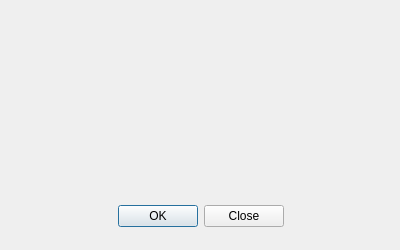
<?xml version="1.0" encoding="UTF-8"?>
<ui version="4.0">
 <class>PXMAboutDialog</class>
 <widget class="QDialog" name="PXMAboutDialog">
  <property name="geometry">
   <rect>
    <x>0</x>
    <y>0</y>
    <width>400</width>
    <height>250</height>
   </rect>
  </property>
  <property name="sizePolicy">
   <sizepolicy hsizetype="Fixed" vsizetype="Fixed">
    <horstretch>0</horstretch>
    <verstretch>0</verstretch>
   </sizepolicy>
  </property>
  <property name="minimumSize">
   <size>
    <width>400</width>
    <height>250</height>
   </size>
  </property>
  <property name="maximumSize">
   <size>
    <width>400</width>
    <height>300</height>
   </size>
  </property>
  <property name="focusPolicy">
   <enum>Qt::NoFocus</enum>
  </property>
  <property name="windowTitle">
   <string>About PXMessenger</string>
  </property>
  <property name="modal">
   <bool>true</bool>
  </property>
  <widget class="QDialogButtonBox" name="buttonBox">
   <property name="geometry">
    <rect>
     <x>30</x>
     <y>200</y>
     <width>341</width>
     <height>32</height>
    </rect>
   </property>
   <property name="orientation">
    <enum>Qt::Horizontal</enum>
   </property>
   <property name="standardButtons">
    <set>QDialogButtonBox::Close|QDialogButtonBox::Ok</set>
   </property>
   <property name="centerButtons">
    <bool>true</bool>
   </property>
  </widget>
  <widget class="QLabel" name="label">
   <property name="geometry">
    <rect>
     <x>0</x>
     <y>0</y>
     <width>400</width>
     <height>250</height>
    </rect>
   </property>
   <property name="minimumSize">
    <size>
     <width>400</width>
     <height>250</height>
    </size>
   </property>
   <property name="maximumSize">
    <size>
     <width>400</width>
     <height>250</height>
    </size>
   </property>
   <property name="text">
    <string/>
   </property>
  </widget>
  <widget class="QLabel" name="label_2">
   <property name="geometry">
    <rect>
     <x>30</x>
     <y>30</y>
     <width>64</width>
     <height>64</height>
    </rect>
   </property>
   <property name="text">
    <string/>
   </property>
  </widget>
  <zorder>label</zorder>
  <zorder>buttonBox</zorder>
  <zorder>label_2</zorder>
 </widget>
 <resources/>
 <connections>
  <connection>
   <sender>buttonBox</sender>
   <signal>accepted()</signal>
   <receiver>PXMAboutDialog</receiver>
   <slot>accept()</slot>
   <hints>
    <hint type="sourcelabel">
     <x>248</x>
     <y>254</y>
    </hint>
    <hint type="destinationlabel">
     <x>157</x>
     <y>274</y>
    </hint>
   </hints>
  </connection>
  <connection>
   <sender>buttonBox</sender>
   <signal>rejected()</signal>
   <receiver>PXMAboutDialog</receiver>
   <slot>reject()</slot>
   <hints>
    <hint type="sourcelabel">
     <x>316</x>
     <y>260</y>
    </hint>
    <hint type="destinationlabel">
     <x>286</x>
     <y>274</y>
    </hint>
   </hints>
  </connection>
 </connections>
</ui>
